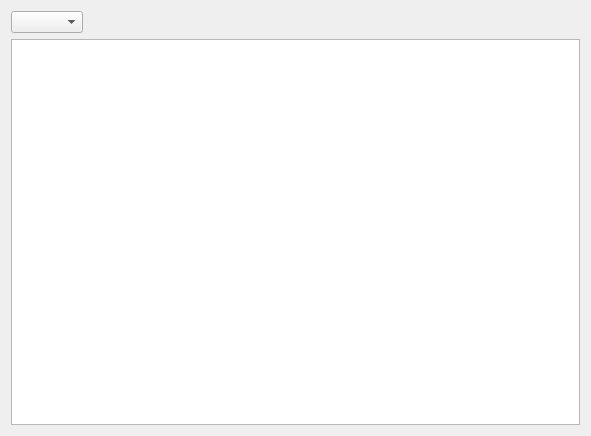
<?xml version="1.0" encoding="UTF-8"?>
<ui version="4.0">
 <class>CatalogViewForm</class>
 <widget class="QWidget" name="CatalogViewForm">
  <property name="geometry">
   <rect>
    <x>0</x>
    <y>0</y>
    <width>591</width>
    <height>436</height>
   </rect>
  </property>
  <property name="windowTitle">
   <string>Form</string>
  </property>
  <property name="locale">
   <locale language="English" country="UnitedStates"/>
  </property>
  <layout class="QGridLayout" name="gridLayout">
   <item row="0" column="0">
    <widget class="QComboBox" name="comboBox_Supplyer"/>
   </item>
   <item row="0" column="1">
    <spacer name="horizontalSpacer">
     <property name="orientation">
      <enum>Qt::Horizontal</enum>
     </property>
     <property name="sizeHint" stdset="0">
      <size>
       <width>40</width>
       <height>20</height>
      </size>
     </property>
    </spacer>
   </item>
   <item row="1" column="0" colspan="2">
    <widget class="QTableWidget" name="tableWidget"/>
   </item>
  </layout>
 </widget>
 <resources/>
 <connections/>
</ui>
